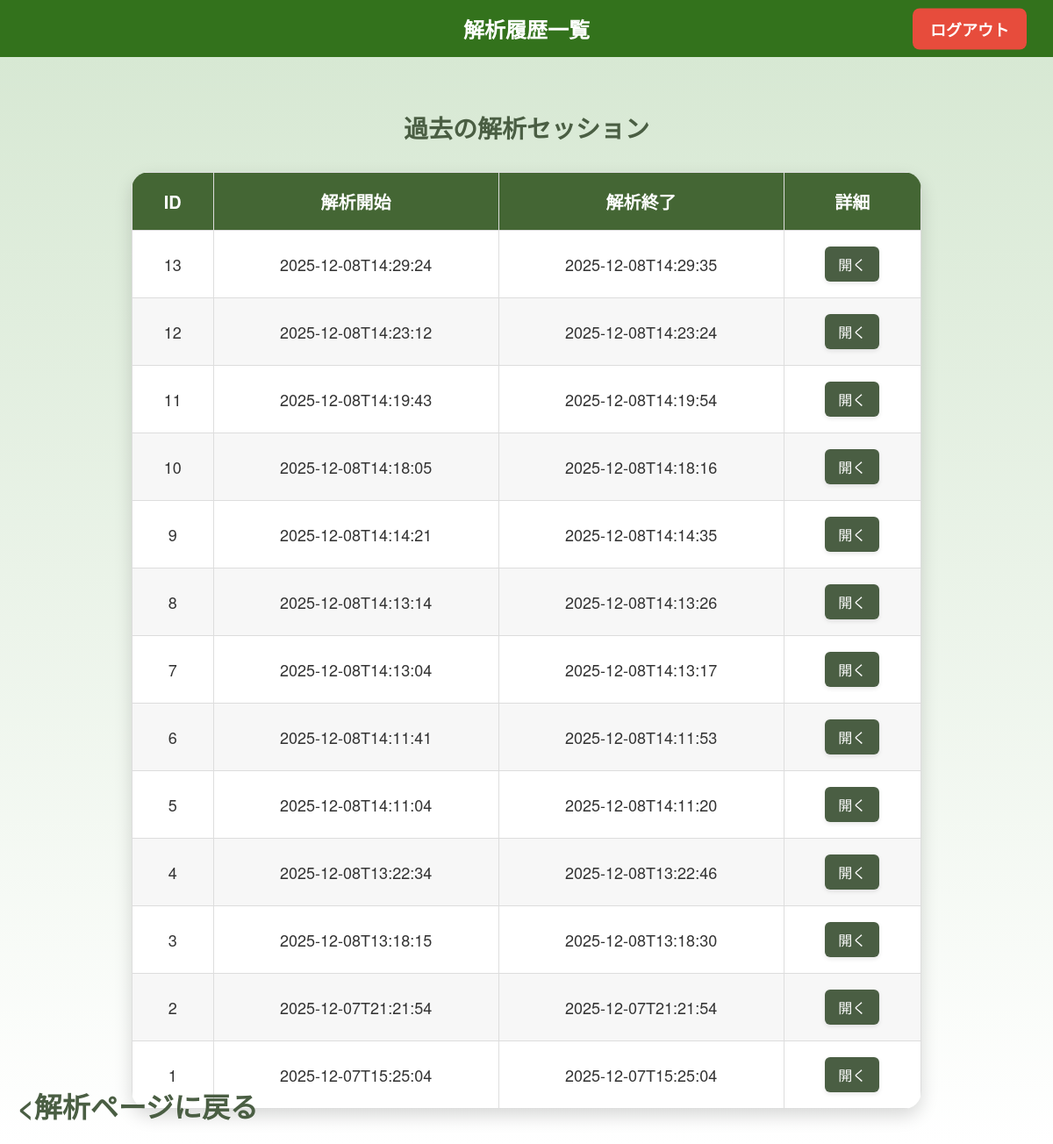
Page /analysis_history (signed in) on the committed database.
### tables this page shows
CREATE TABLE analysis_sessions (
            id INTEGER PRIMARY KEY AUTOINCREMENT,
            user_id INTEGER NOT NULL,
            started_at DATETIME NOT NULL,
            finished_at DATETIME,
            FOREIGN KEY (user_id) REFERENCES users (id)
        );

### app.py (the view)
@app.route("/analysis_history")
@login_required
def analysis_history():
    sessions = query_db(
        """
        SELECT * FROM analysis_sessions
        WHERE user_id = ?
        ORDER BY started_at DESC
        """,
        [session["user_id"]]
    )
    return render_template("analysis_history.html", sessions=sessions)

### app.py (called while the page is built)
def login_required(f):
    @wraps(f)
    def wrapper(*args, **kwargs):
        if "user_id" not in session:
            return redirect(url_for("login"))
        return f(*args, **kwargs)
    return wrapper

### database.py (called while the page is built)
def get_db():
    db = getattr(g, "_database", None)
    if db is None:
        db = g._database = sqlite3.connect(DATABASE_PATH)
        db.row_factory = sqlite3.Row
    return db

def close_connection(exception):
    db = getattr(g, "_database", None)
    if db is not None:
        db.close()

def query_db(query, args=(), one=False):
    db = get_db()
    cur = db.execute(query, args)
    rv = cur.fetchall()
    db.commit()
    cur.close()
    return (rv[0] if rv else None) if one else rv

### templates/analysis_history.html (shortened to what this page needs)
<!DOCTYPE html>
<html lang="ja">
<head>
    <link rel="stylesheet" href="{{ url_for('static', filename='css/style.css') }}">
    </head>
<body class="green-bg">
<header>
    <h1>解析履歴一覧</h1>
    <a href="{{ url_for('logout') }}" class="logout-button">ログアウト</a>
</header>
<div class="main-container">
    <h2>過去の解析セッション</h2>
    <div class="analysis-history-table">
        <table>
            <thead>
                <tr>
                    <th>ID</th>
                    <th>解析開始</th>
                    <th>解析終了</th>
                    <th>詳細</th>
                </tr>
            </thead>
            <tbody>
                {% for s in sessions %}
                <tr>
                    <td>{{ s.id }}</td>
                    <td>{{ s.started_at }}</td>
                    <td>{{ s.finished_at }}</td>
                    <td>
                        <a href="{{ url_for('analysis_session_detail', session_id=s.id) }}"
                           class="session-detail-button">
                            開く
                        </a>
                    </td>
                </tr>
                {% endfor %}
            </tbody>
        </table>
    </div>
    <div class="back-arrow">
        <a href="{{ url_for('pre_analyze') }}">&lt;解析ページに戻る
        </a>
    </div>
</div>
</body>
</html>

### static/css/style.css (style rules this page uses)
body { font-family: 'Helvetica Neue', Arial, sans-serif; margin: 0; color: #333; background-color: #f4f4f4; }
a { text-decoration: none; color: inherit; }
header { background-color: #33721c; color: white; padding: 15px 30px; text-align: center; position: relative; }
header h1 { margin: 0; font-size: 24px; }
.logout-button { position: absolute; top: 50%; right: 30px; transform: translateY(-50%); background: #e74c3c; color: white; padding: 10px 20px; border-radius: 8px; font-weight: bold; font-size: 18px; transition: background-color 0.2s, transform 0.2s; }
.main-container { padding: 20px; max-width: 900px; margin: 20px auto; }
.green-bg { background: linear-gradient(180deg, #d5e7d1, #ffffff); min-height: 100vh; }
.back-arrow { position: fixed; bottom: 20px; left: 20px; font-size: 32px; color: #4a5e43; font-weight: bold; transition: color 0.2s, transform 0.2s; cursor: pointer; }
.main-container h2 { text-align: center; margin-top: 20px; margin-bottom: 30px; color: #4a5e43; font-size: 28px; font-weight: bold; }
.analysis-history-table table { width: 100%; border-collapse: collapse; background: white; border-radius: 20px; box-shadow: 0 8px 20px rgba(0,0,0,0.15); overflow: hidden; font-size: 18px; min-width: 600px; }
.analysis-history-table th, .analysis-history-table td { padding: 18px 20px; border: 1px solid #ddd; text-align: center; vertical-align: middle; }
.analysis-history-table thead th { background-color: #446634; color: white; font-weight: bold; font-size: 20px; }
.analysis-history-table tbody tr:nth-child(even) { background: #f7f7f7; }
.session-detail-button { padding: 8px 15px; font-size: 16px; width: auto; text-decoration: none; display: inline-block; background: #4a5e43; color: white; border-radius: 6px; transition: background-color 0.2s; box-shadow: 0 2px 5px rgba(0,0,0,0.1); }

### rows in the picture
analysis_sessions: id "13", started_at "2025-12-08T14:29:24", finished_at "2025-12-08T14:29:35"
analysis_sessions: id "12", started_at "2025-12-08T14:23:12", finished_at "2025-12-08T14:23:24"
analysis_sessions: id "11", started_at "2025-12-08T14:19:43", finished_at "2025-12-08T14:19:54"
analysis_sessions: id "10", started_at "2025-12-08T14:18:05", finished_at "2025-12-08T14:18:16"
analysis_sessions: id "9", started_at "2025-12-08T14:14:21", finished_at "2025-12-08T14:14:35"
analysis_sessions: id "8", started_at "2025-12-08T14:13:14", finished_at "2025-12-08T14:13:26"
analysis_sessions: id "7", started_at "2025-12-08T14:13:04", finished_at "2025-12-08T14:13:17"
analysis_sessions: id "6", started_at "2025-12-08T14:11:41", finished_at "2025-12-08T14:11:53"
analysis_sessions: id "5", started_at "2025-12-08T14:11:04", finished_at "2025-12-08T14:11:20"
analysis_sessions: id "4", started_at "2025-12-08T13:22:34", finished_at "2025-12-08T13:22:46"
analysis_sessions: id "3", started_at "2025-12-08T13:18:15", finished_at "2025-12-08T13:18:30"
analysis_sessions: id "2", started_at "2025-12-07T21:21:54", finished_at "2025-12-07T21:21:54"
analysis_sessions: id "1", started_at "2025-12-07T15:25:04", finished_at "2025-12-07T15:25:04"
